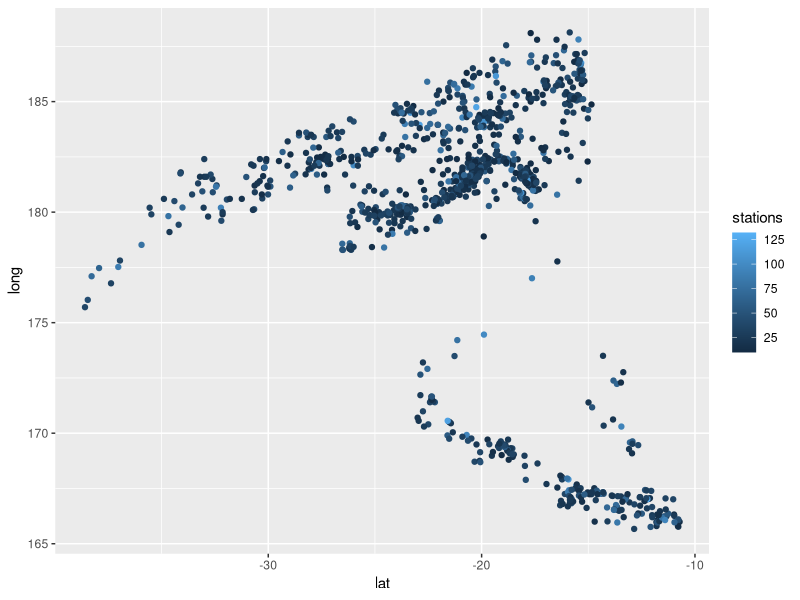
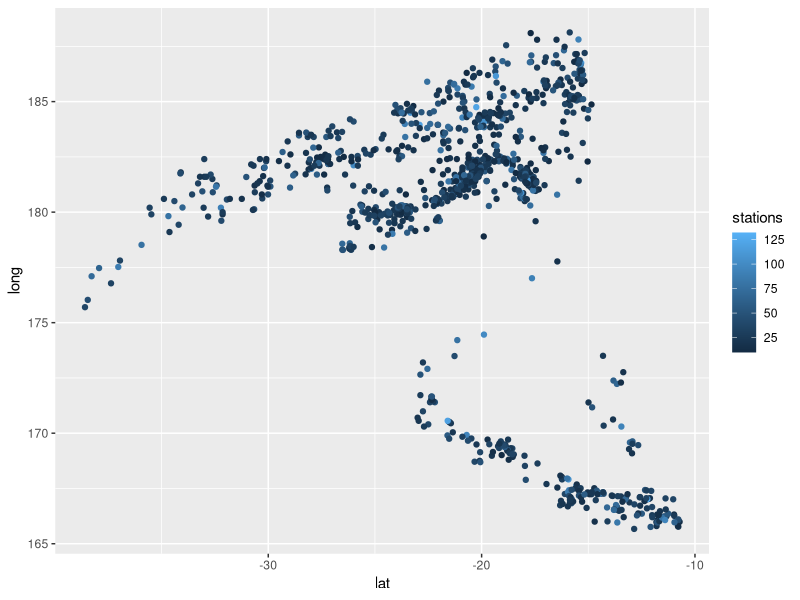
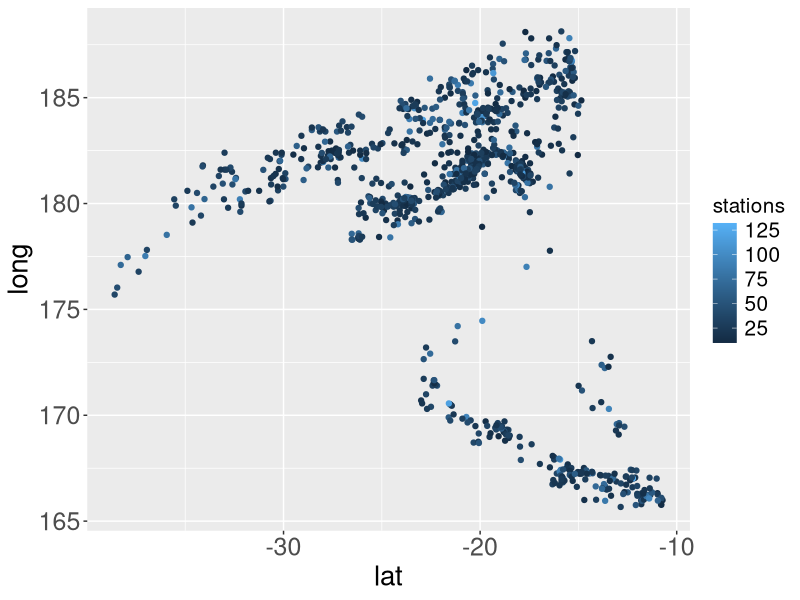
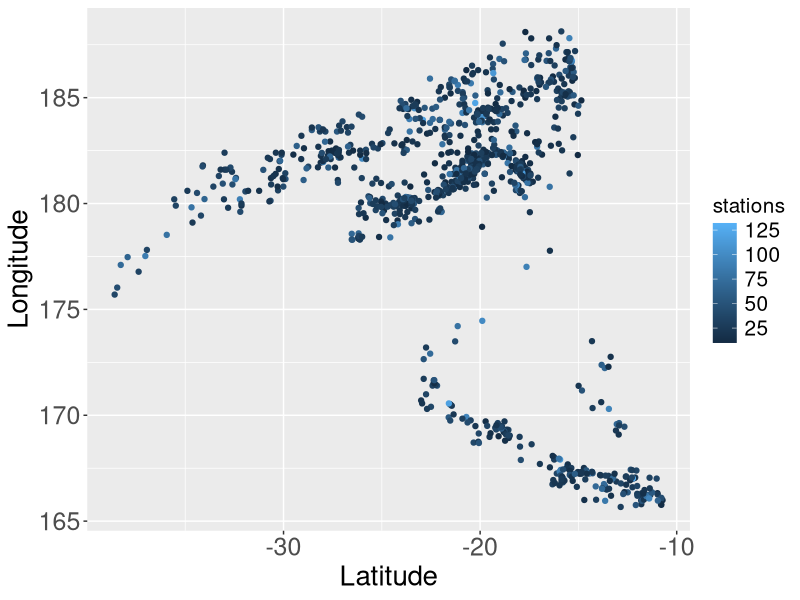
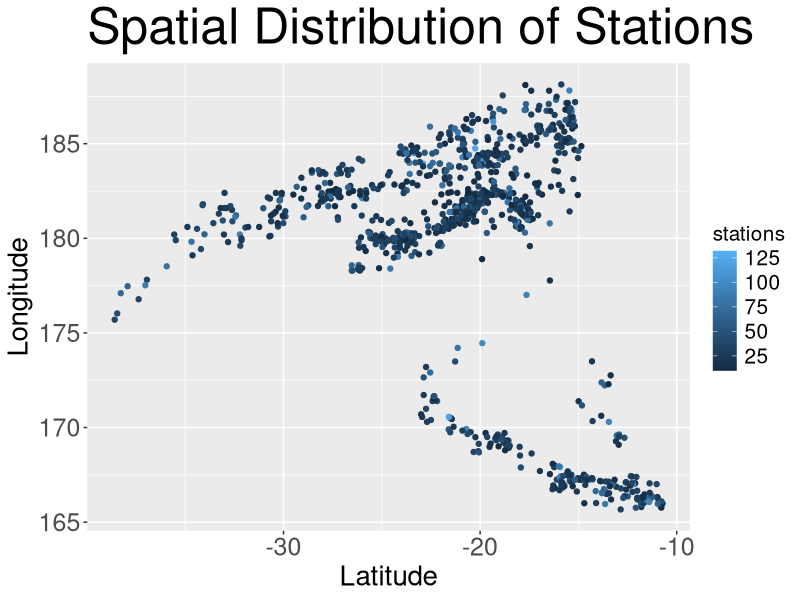
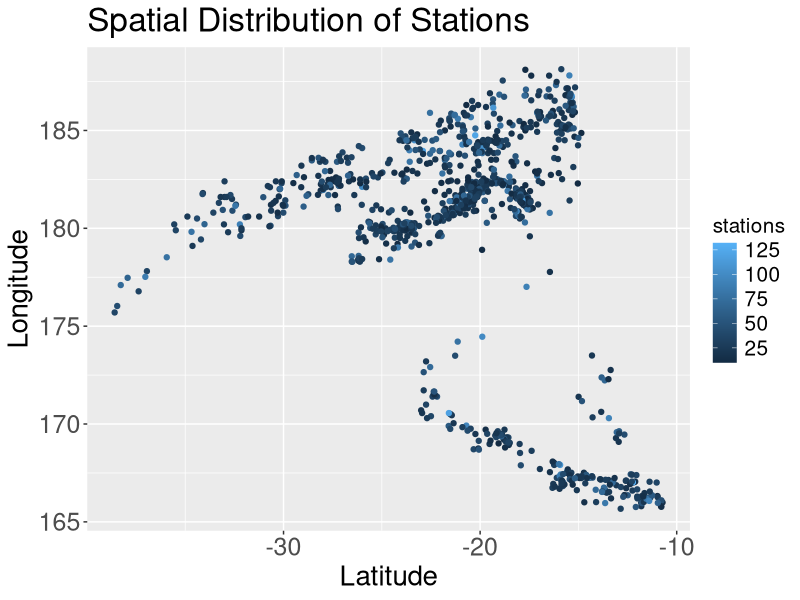
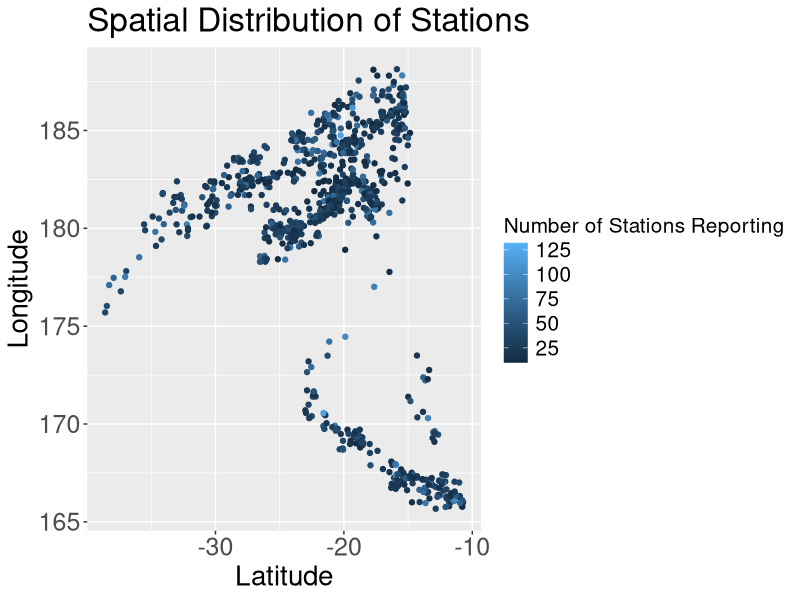
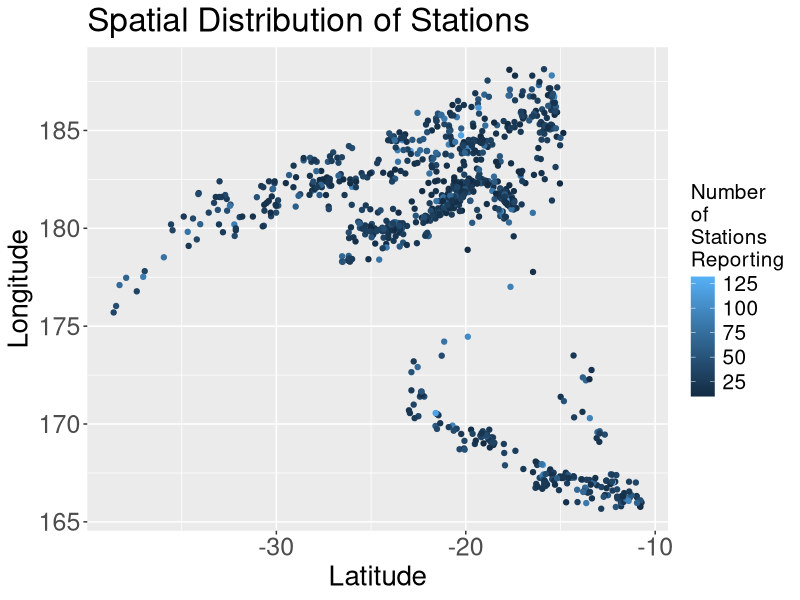

The R source for these figures, in order:
# This is from: https://hopstat.wordpress.com/2016/02/18/how-i-build-up-a-ggplot2-figure/
# I've tried these commands, and THEY WORK!

library(ggplot2)
ggplot(data = quakes, aes(x = lat,y = long,colour = stations)) + geom_point()

g = ggplot(data = quakes,
           aes(x = lat,y = long,colour = stations)) +
  geom_point()

print(g)

gbig <- g + theme(axis.text = element_text(size = 18),
                axis.title = element_text(size = 20),
                legend.text = element_text(size = 15),
                legend.title = element_text(size = 15))

gbig

gbig <- gbig + xlab("Latitude") + ylab("Longitude")
gbig

gbig <-gbig + ggtitle("Spatial Distribution of Stations")

gbig <- gbig +
  ggtitle("Spatial Distribution of Stations") +
  theme(title = element_text(size = 30))

gbig

gbig <- gbig +   theme(title = element_text(size = 20))
gbig


gbigleg_orig = gbig + guides(colour = guide_colorbar(title = "Number of Stations Reporting"))
gbigleg_orig

gbigleg = gbig + guides(colour = guide_colorbar(title = "Number\nof\nStations\nReporting"))
gbigleg

gbigleg = gbigleg +
  guides(colour = guide_colorbar(title = "Number\nof\nStations\nReporting",
                                 title.hjust = 0.5))
gbigleg

gbigleg = gbigleg +
  theme(legend.position = c(0.30, 0.30))

gbigleg

# the author wrote a helper function:

transparent_legend =  theme(
  legend.background = element_rect(fill = "transparent"),
  legend.key = element_rect(fill = "transparent",
                            color = "transparent")
)

gbigleg = gbigleg + transparent_legend
gbigleg = gbigleg +
  theme(legend.position = c(0.10, 0.30))

gbigleg


